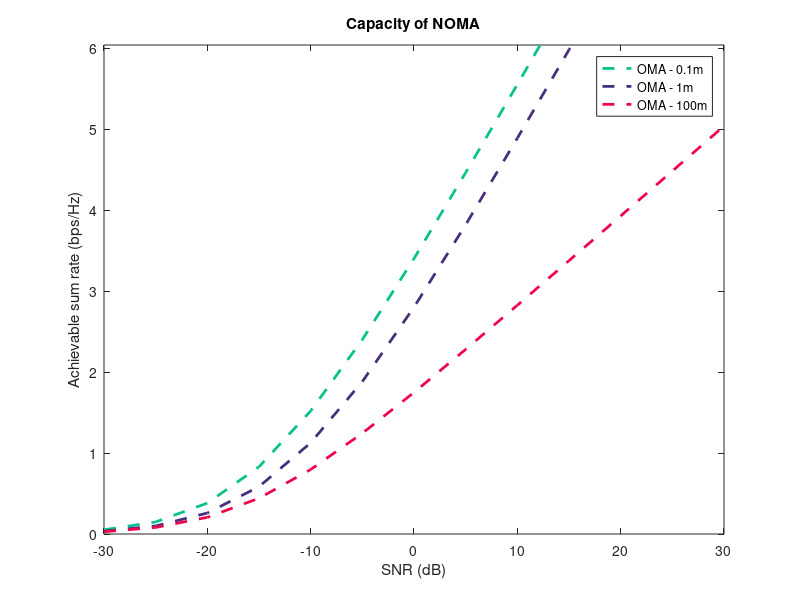

This chart was generated by the following MATLAB code:
clc; 
clear variables; 
close all;

%SNR range
Pt = -114:5:-54;	%in dB
pt = db2pow(Pt);	%in linear scale

N = 10^4;
dgap = [0.1,1,100];%in meters

for i = 1:3 %dgap values loop 
d3 = 2;      %near user %Distance of users
d2 = d3+dgap(i);%far user
eta = 4;                    %Path loss exponent

%Rayleigh fading coefficients of both users
h2 = (sqrt(d2^-eta))*(randn(N,1) + 1i*randn(N,1))/sqrt(2);
h3 = (sqrt(d3^-eta))*(randn(N,1) + 1i*randn(N,1))/sqrt(2);

%Channel gains
g2 = (abs(h2)).^2;
g3 = (abs(h3)).^2;

BW = 10^9;
No = -174 + 10*log10(BW);
no = (10^-3)*db2pow(No);

%Power allocation coefficients
a1 = 0.75; 
a2 = 0.1825; 
a3 = 1-(a1+a2);

C_noma = zeros(1,length(pt));
C_oma = zeros(1,length(pt));

for u = 1:length(pt)
    
    %NOMA capacity calculation
    C_noma_2 = log2(1 + pt(u)*a3.*g3./(pt(u)*a2.*g2+no)); %far user                  
    C_noma_3 = log2(1 + pt(u)*a2.*g2/no); %near user  
    
    
    %gamma_far(u) = mean(C_noma_2);
    C_noma_sum(u) = mean(C_noma_2 + C_noma_3);  %Sum capacity of NOMA
    
    %OMA capacity calculation
    C_oma_2 = (1/3)*log2(1 + pt(u)*g2/no);    %User 2
    C_oma_3 = (1/3)*log2(1 + pt(u)*g3/no);    %User 3
    
    C_oma_sum(u) = mean(C_oma_2 + C_oma_3); %Sum capacity of OMA
    
end

SNR = Pt - No;
figure (1);
C = {'o' ; 'k' ; 'b'} ;
%h = plot(SNR,C_noma_sum,'color',rand(1,3),'linewidth',2); hold on; grid on;
u = plot(SNR,C_oma_sum,'--','color',rand(1,3),'linewidth',2);
xlabel('SNR (dB)');
ylabel('Achievable sum rate (bps/Hz)');

legend('OMA - 0.1m', 'OMA - 1m','OMA - 100m');

%legend('NOMA - 0.1m', 'NOMA - 1m','NOMA - 100m','OMA - 0.1m', 'OMA - 1m','OMA - 100m','Orientation','vertical');
%legend('NOMA - 0.1m', 'NOMA - 1m','NOMA - 100m','OMA - 0.1m', 'OMA - 1m','OMA - 100m','Orientation','vertical');
%legend2 = ('NOMA - 0.1m', 'NOMA - 1m','NOMA - 100m','OMA - 0.1m', 'OMA - 1m','OMA - 100m');
title('Capacity of NOMA');
ylim([0 max(C_noma_sum)+1]);
ylim([0 max(C_oma_sum)+1]);
hold on ;
end



